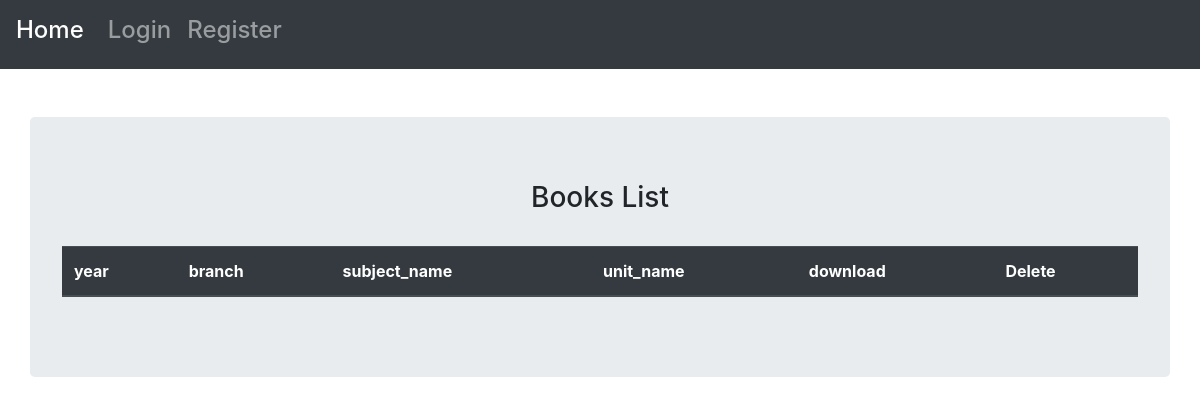
/myapp/books/, run on an earlier commit of the app's database.
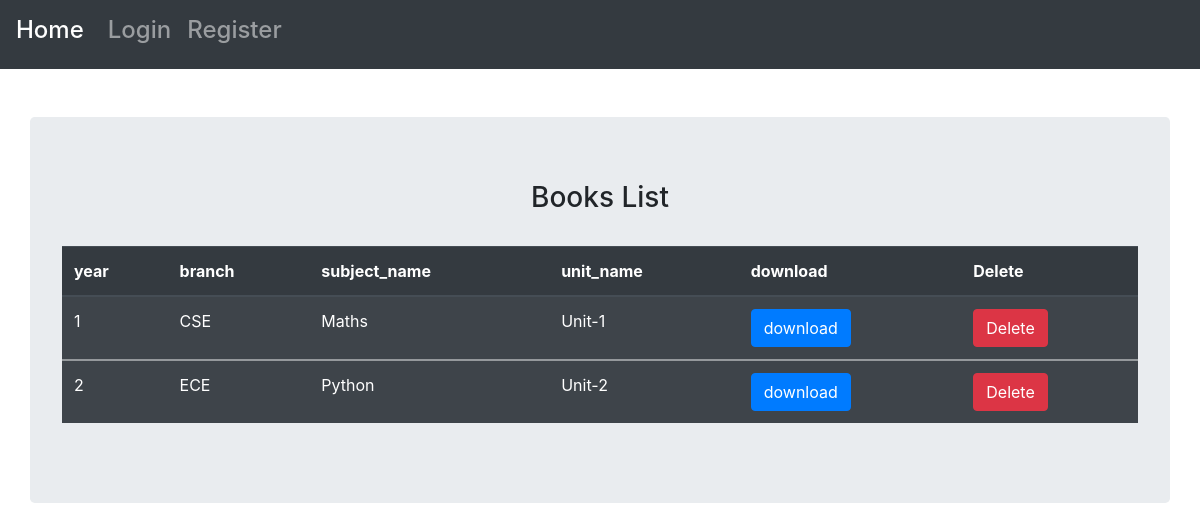
And on a later commit of the database.
### myapp/models.py (models this page shows, shortened)
class Book(models.Model):
	year=models.IntegerField()
	branch=models.CharField(max_length=20)
	subject_name=models.CharField(max_length=100)
	unit_name=models.CharField(max_length=100,default='')
	file=models.FileField(upload_to='books/pdfs/')

### myapp/views.py (the view)
# urls.py: path("books/",views.books_list,name='books_list'),
def books_list(request):
	books=Book.objects.all()
	return render (request,'books_list.html',{"books":books})

### myapp/templates/books_list.html (shortened to what this page needs)
{% extends "base.html" %}
{% block body %}
<br><br>
<div class="container jumbotron">
	<h3 class=" d-flex justify-content-center">Books List</h3><br>
<table class="table table-striped table-dark">
	<thead>
		<tr>
			<th>year</th>
			<th>branch</th>
			<th>subject_name</th>
			<th>unit_name</th>
			<th>download</th>
			<th>Delete</th>
		</tr>
	</thead>
	{% for book in books %}
	<tbody>
		<tr>
			<td>{{ book.year }}</td>
			<td>{{ book.branch }}</td>
			<td>{{ book.subject_name }}</td>
			<td>{{ book.unit_name }}</td>
			<td><a class="btn btn-primary" href="{{ book.file.url }}">download</a></td>
			<td><form method='POST'>
				<a class="btn btn-danger" href="{% url 'myapp:delete_book' book.pk %}">Delete</a>
			</form></td>
		</tr>
	</tbody>
	{% endfor %}
</table>
</div>
{% endblock %}

### myapp/templates/base.html (shortened to what this page needs)
<!DOCTYPE html>
<html>
<head>
	<link rel="stylesheet" href="https://stackpath.bootstrapcdn.com/bootstrap/4.3.1/css/bootstrap.min.css">
	<link rel="stylesheet" href="https://use.fontawesome.com/releases/v5.7.2/css/all.css">
</head>
<body>
	<div class="sticky-top">
	<nav class="navbar navbar-expand-lg navbar-dark bg-dark">
  <a class="navbar-brand" href="{% url "myapp:home" %}"><h4>Home</h4></a>
  <div class="collapse navbar-collapse" id="navbarTogglerDemo02">
	    <ul class="navbar-nav mr-auto mt-2 mt-lg-0">
  	{% if user.is_authenticated %}
	      <li class="nav-item ">
	        <a class="nav-link" href="{% url "myapp:upload_book" %}"><h4>Upload</h4><span class="sr-only">(current)</span></a>
	      </li>
	      <li class="nav-item">
	        <a class="nav-link" href="{% url "myapp:books_list" %}"><h4>Books</h4></a>
	      </li>
	      <li class="nav-item">
	        <a class="nav-link" href="{% url 'myapp:logout_user' %}"><h4>Logout</h4></a>
	      </li>
	{% else %}
		<li class="nav-item">
	        <a class="nav-link" href="{% url 'myapp:login_user' %}"><h4>Login</h4></a>
	    </li>
	    <li class="nav-item">
	        <a class="nav-link" href="{% url 'myapp:register_user' %}"><h4>Register</h4></a>
	    </li>
	{% endif %}
	 </ul>
		</div>
</nav>
</div>
{% block body %}
{% endblock %}
</body>
</html>

What changed in the data, as far as the page shows it:
added Book: year "1", branch "CSE", subject_name "Maths", unit_name "Unit-1"
added Book: year "2", branch "ECE", subject_name "Python", unit_name "Unit-2"
